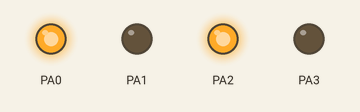
This program was run on a simulated ATmega32, built with avr-gcc and emulated at 8 MHz. Parts: output pins drawn as LEDs (lit = HIGH).

Above: at 2.0 s.
At 6.2 s:
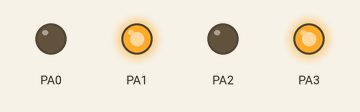
At 10.3 s:
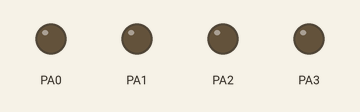
Timing chart, 0 to 16.2 s (numbered marks = the images above):
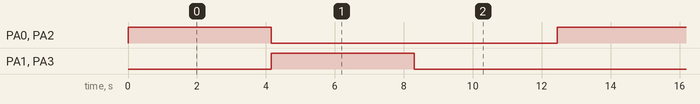

Measured:
- by itself, PA0–3: alternates HIGH for 4.2 s and LOW for 8.3 s
- by itself, everything shown: repeats every 12.5 s, in 3 steps

The program:

main.c
```c
#include "standardtypes.h"
#include "registers.h"
#include "utils.h"
#include "DIO.h"
#include "utils.h"
#include <avr/delay.h>
#define F_CPU 8000000

void main(void)
{
	DIO_vidSetPinDir(a,pin0,output);
	DIO_vidSetPinDir(a,pin1,output);
	DIO_vidSetPinDir(a,pin2,output);
	DIO_vidSetPinDir(a,pin3,output);

	DIO_vidSetPinDir(d,pin0,input);
	DIO_vidSetPinDir(d,pin1,input);
	DIO_vidWritePinValue(d,pin0,high);
	DIO_vidWritePinValue(d,pin1,high);

while(1)
//{  if(DIO_u8ReadPinValue(d,pin0)==0)
//
{
	DIO_vidWritePinValue(a,pin0,high); //cw
		DIO_vidWritePinValue(a,pin3,low);
		DIO_vidWritePinValue(a,pin2,high);
		DIO_vidWritePinValue(a,pin1,low);

//}
      _delay_ms(4000);


//else if(DIO_u8ReadPinValue(d,pin1)==0)
//{
	DIO_vidWritePinValue(a,pin1,high);  //ccw
	DIO_vidWritePinValue(a,pin2,low);
	DIO_vidWritePinValue(a,pin0,low);
	DIO_vidWritePinValue(a,pin3,high);
    _delay_ms(4000);

//}
//else{
	DIO_vidWritePinValue(a,pin0,low);
	DIO_vidWritePinValue(a,pin3,low);
	DIO_vidWritePinValue(a,pin1,low);
	DIO_vidWritePinValue(a,pin2,low);

//    }
    _delay_ms(4000);


}

}
```

Hbridage.c
```c
/*
 * transistor.c
 *
 *  Created on: Aug 30, 2019
 *      Author: Wael
 */

#include "standardtypes.h"
#include "registers.h"
#include "utils.h"
#include "DIO.h"
#include "utils.h"
#include <avr/delay.h>
#define F_CPU 8000000


void TRANS_vidBlank(void)
{
	DIO_vidWritePinValue(a,pin0,high);
	_delay_ms(200);
	DIO_vidWritePinValue(a,pin0,low);
	_delay_ms(200);
}
```

standardtypes.h
```c
/*
 * standardtypes.h
 *
 *  Created on: 17Aug.,2019
 *      Author: Fahim
 */

#ifndef STANDARDTYPES_H_
#define STANDARDTYPES_H_

typedef unsigned char u8;
typedef unsigned short int u16;
typedef unsigned long int u32;

typedef signed char s8;
typedef signed short int s16;
typedef signed long int s32;

typedef float f32;
typedef double f64;


#endif /* STANDARDTYPES_H_ */
```

utils.h
```c
/*
 * utils.h
 *
 *  Created on: 17Aug.,2019
 *      Author: Fahim
 */

#ifndef UTILS_H_
#define UTILS_H_

#define Set_Bit(reg,bitno) reg|=(1<<bitno)
#define Clr_Bit(reg,bitno) reg&=(~(1<<bitno))
#define Get_Bit(reg,bitno) ((reg&(1<<bitno))>>bitno)


#endif /* UTILS_H_ */
```

DIO.c
```c
#include "standardtypes.h"
#include "utils.h"
#include "registers.h"
#include "DIO.h"


void DIO_vidSetPinDir (u8 port,u8 pin,u8 dir)
{
	switch(port)
	{
	case 0:
		if(dir==input)
			Clr_Bit(DDRA,pin);
		if(dir==output)
			Set_Bit(DDRA,pin);
		break;

	case 1:
			if(dir==input)
				Clr_Bit(DDRB,pin);
			if(dir==output)
				Set_Bit(DDRB,pin);
			break;

	case 2:
			if(dir==input)
				Clr_Bit(DDRC,pin);
			if(dir==output)
				Set_Bit(DDRC,pin);
			break;

	case 3:
			if(dir==input)
				Clr_Bit(DDRD,pin);
			if(dir==output)
				Set_Bit(DDRD,pin);
			break;
	}
}

	void DIO_vidWritePinValue (u8 port,u8 pin,u8 value)
	{
		switch(port)
		{
		case 0:
			if(value==low)
				Clr_Bit(PORTA,pin);
			if(value==high)
				Set_Bit(PORTA,pin);
			break;

		case 1:
				if(value==low)
					Clr_Bit(PORTB,pin);
				if(value==high)
					Set_Bit(PORTB,pin);
				break;

		case 2:
				if(value==low)
					Clr_Bit(PORTC,pin);
				if(value==high)
					Set_Bit(PORTC,pin);
				break;

		case 3:
				if(value==low)
					Clr_Bit(PORTD,pin);
				if(value==high)
					Set_Bit(PORTD,pin);
				break;
		}
	}

	u8 DIO_u8ReadPinValue(u8 port, u8 pin)
	{
		switch(port)
		{
		case a:
			return Get_Bit(PINA,pin);
			break;
		case b:
			return Get_Bit(PINB,pin);
			break;
		case c:
			return Get_Bit(PINC,pin);
			break;
		case d:
			return Get_Bit(PIND,pin);
			break;
		default :
			return port;
			break;
		}


	}

	void DIO_vidSetPortDir(u8 port, u8 Dir)
		{
			switch(port)
			{
			case a:
				DDRA=Dir;
				break;
			case b:
				DDRB=Dir;
				break;
			case c:
				DDRC=Dir;
				break;
			case d:
				DDRD=Dir;
				break;

			}


		}

	void DIO_vidWritePortValue(u8 port, u8 Value)
			{
				switch(port)
				{
				case a:
					PORTA=Value;
					break;
				case b:
					PORTB=Value;
					break;
				case c:
					PORTC=Value;
					break;
				case d:
					PORTD=Value;
					break;

				}


			}
```

DIO.h
```c
/*
 * DIO.h
 *
 *  Created on: 17Aug.,2019
 *      Author: Fahim
 */

#ifndef DIO_H_
#define DIO_H_
#define a 0
#define b 1
#define c 2
#define d 3

#define pin0 0
#define pin1 1
#define pin2 2
#define pin3 3
#define pin4 4
#define pin5 5
#define pin6 6
#define pin7 7


#define output 1
#define input 0
#define high 1
#define low 0


void DIO_vidSetPinDir (u8 port,u8 pin,u8 dir);
void DIO_vidWritePinValue (u8 port,u8 pin,u8 value);
u8 DIO_u8ReadPinValue(u8 port, u8 pin);
void DIO_vidWritePortValue(u8 port, u8 Value);
void DIO_vidSetPortDir(u8 port, u8 Dir);


#endif /* DIO_H_ */
```

registers.h
```c
/*
 * registers.h
 *
 *  Created on: 17Aug.,2019
 *      Author: Fahim
 */

#ifndef REGISTERS_H_
#define REGISTERS_H_


#define DDRA (*(volatile u8 *)0x3A)
#define PORTA (*(volatile u8 *)0x3B)
#define PINA (*(volatile u8 *)0x39)

#define DDRB (*(volatile u8 *)0x37)
#define PORTB (*(volatile u8 *)0x38)
#define PINB (*(volatile u8 *)0x36)

#define DDRC (*(volatile u8 *)0x34)
#define PORTC (*(volatile u8 *)0x35)
#define PINC (*(volatile u8 *)0x33)

#define DDRD (*(volatile u8 *)0x31)
#define PORTD (*(volatile u8 *)0x32)
#define PIND (*(volatile u8 *)0x30)

#endif /* REGISTERS_H_ */
```
